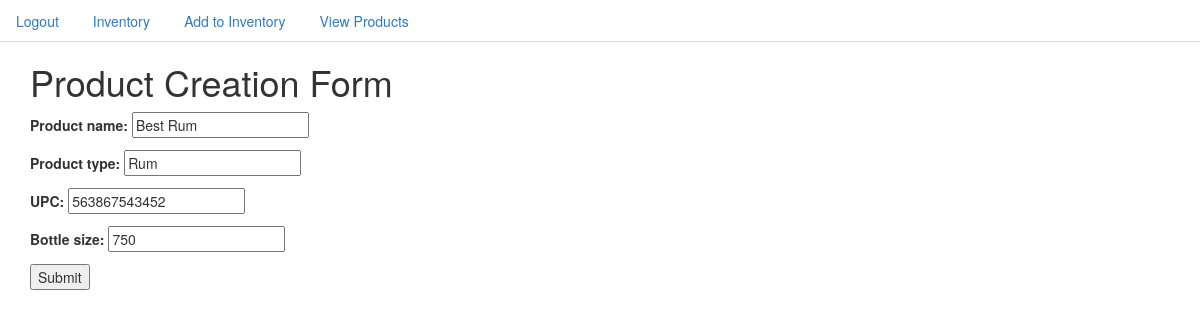
Screenshot of /product/update/3 (signed in) with the database file from the repository.
### inventory/models.py (models this page shows, shortened)
class Product(models.Model):
    product_name = models.CharField(max_length=50)
    product_type = models.CharField(max_length=50)
    UPC = models.CharField(max_length=20)
    bottle_size = models.IntegerField()

### inventory/views.py (the view)
# urls.py: url(r'^product/update/(?P<pk>\d+)$', ProductUpdateView.as_view(), name="product_update_view"),
class ProductUpdateView(LoginRequiredMixin, UpdateView):
    model = Product
    fields = ['product_name', 'product_type', 'UPC', 'bottle_size']
    success_url = reverse_lazy("product_list_view")

### templates/inventory/product_form.html (shortened to what this page needs)
{% extends 'base.html' %}
{% block content %}
<div class="container">
<h1>Product Creation Form </h1>
<form action="" method="post">
    {{ form.as_p }}
    <input type="submit" value="Submit" />
</form>
</div>
{% endblock %}

### templates/base.html (style rules this page uses)
body { background-color: white; }

### rows the page displays
Product: product_name "Best Rum", product_type "Rum", UPC "563867543452", bottle_size "750"
